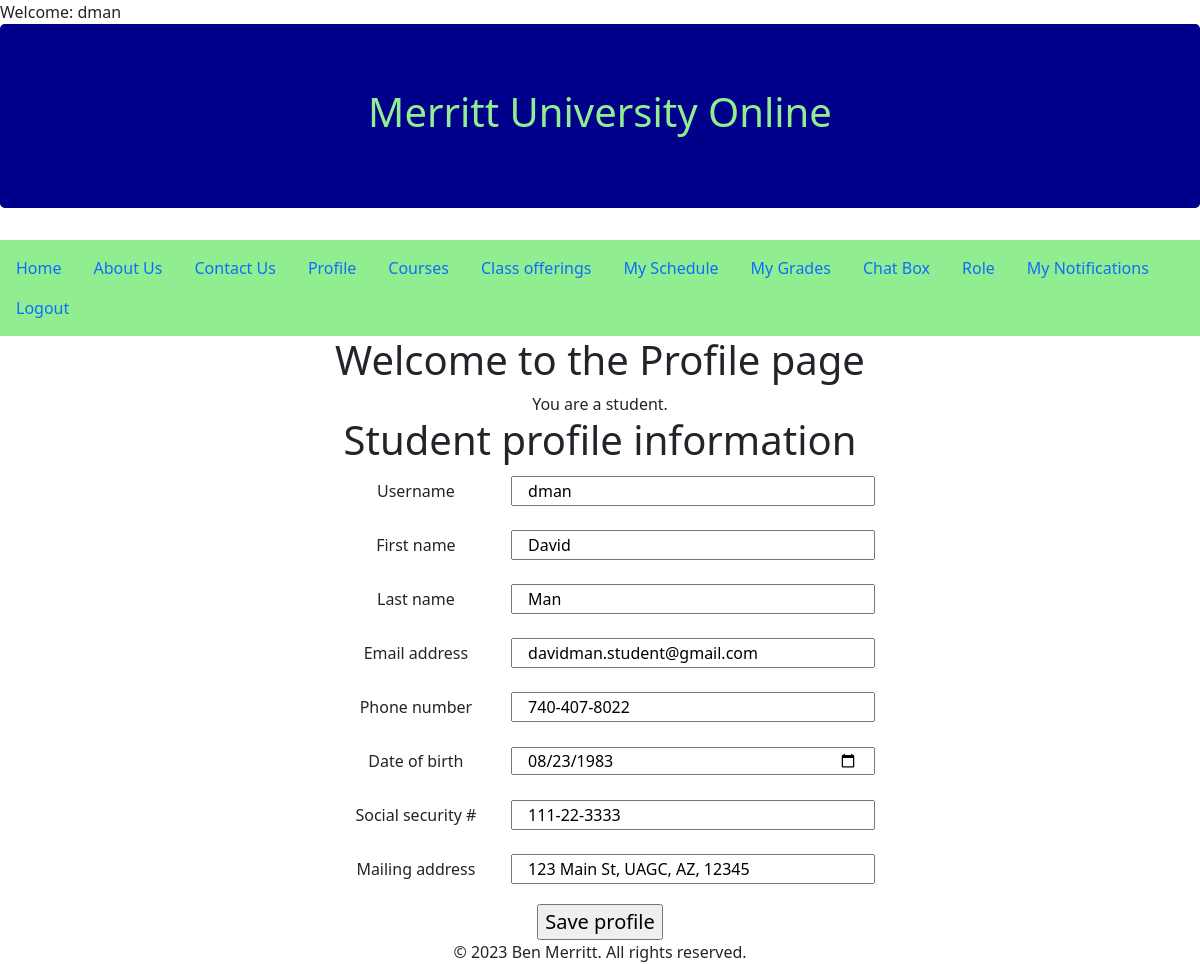
The app's page /profile.php (signed in) with its own data.
### tables this page shows
CREATE TABLE `students` (
  `user_id` int(11) NOT NULL,
  `student_id` varchar(20) NOT NULL,
  `password` varchar(45) NOT NULL,
  `role_id` int(11) NOT NULL,
  `email` varchar(45) NOT NULL DEFAULT 'firstlastname.student@uagc.edu',
  `phone` text NOT NULL DEFAULT '(208)222-3333',
  `first_name` varchar(45) NOT NULL,
  `last_name` varchar(45) NOT NULL,
  `dob` date NOT NULL DEFAULT '2010-01-01',
  `ssn` varchar(20) NOT NULL DEFAULT '111-22-1111',
  `admission_date` date NOT NULL DEFAULT current_timestamp(),
  `graduation_date` int(11) DEFAULT NULL,
  `mailing_address` varchar(500) NOT NULL DEFAULT '123 Main St, UAGC, AZ, 85142',
  `cumulative_gpa` double DEFAULT NULL
);

### profile_student.php (the view, shortened to what this page needs)
<!DOCTYPE html>
<html lang="en">
<head>
</head>
<body>
<div class="container text-center">
<h1>Student profile information</h1>
</div>
<c:url var="profile_student_url" value="/profile_student"/>
<?php
include 'db.php';
            ?>
		<?php
if ($stmt = $conn->prepare('SELECT * FROM students WHERE user_id = ?')) {
        $stmt->execute([$_SESSION['user_id']]);
        $profile_result = $stmt->get_result();
        if ($profile_result->num_rows > 0) {
            $profile = mysqli_fetch_assoc($profile_result);
            $my_username = $profile['student_id'];
            $my_email = $profile['email'];
            $my_phone = $profile['phone'];
            $my_dob  = $profile['dob'];
            $my_first_name = $profile['first_name'];
            $my_last_name = $profile['last_name'];
            $my_ssn = $profile['ssn'];
            $my_mailing_address = $profile['mailing_address'];
        }
else{echo 'No students found';}}
?>
<div class="container text-center">
<form class="padding-top" role="form" action="profile.php" method="post" modelAttribute="student">
        <div class="form-group">
            <label for="username" class="col-sm-2 col-form-label">Username</label>
            <input class=" col-md-4 col-form-input" name='username' type="username" value="<?php echo $my_username;?>" />
        </div>
        <div class="form-group">
            <label for="first_name" class="col-sm-2 col-form-label">First name</label>
            <input class=" col-md-4 col-form-input" name='first_name' type="text" value="<?php echo $my_first_name;?>" />
        </div>
        <div class="form-group">
            <label for="last_name" class="col-sm-2 col-form-label">Last name</label>
            <input class=" col-md-4 col-form-input" name='last_name' type="text" value="<?php echo $my_last_name;?>" />
        </div>
        <div class="form-group">
            <label for="email" class="col-sm-2 col-form-label">Email address</label>
            <input class=" col-md-4 col-form-input" name='email' type="email" value="<?php echo $my_email;?>" />
        </div>
        <div class="form-group">
            <label for="phone" class="col-sm-2 col-form-label">Phone number</label>
            <input class=" col-md-4 col-form-input" name='phone' type="phone" value="<?php echo $my_phone;?>" />
        </div>
        <div class="form-group">
            <label for="dob" class="col-sm-2 col-form-label">Date of birth</label>
            <input class=" col-md-4 col-form-input" name='dob' type="date" value="<?php echo $my_dob;?>" />
        </div>
        <div class="form-group">
            <label for="ssn" class="col-sm-2 col-form-label">Social security #</label>
            <input class=" col-md-4 col-form-input" name='ssn' type="text" value="<?php echo $my_ssn;?>" />
        </div>
        <div class="form-group">
            <label for="mailing_address" class="col-sm-2 col-form-label">Mailing address</label>
            <input class=" col-md-4 col-form-input" name='mailing_address' type="textarea" value="<?php echo $my_mailing_address;?>" />
        </div>
        <tr>
			<td colspan="2"><input type="submit" name='update_student' value="Save profile" style="font-size:20px"></td>
		</tr>
    </form>
	</div>
</body>
</html>

### records on screen
students: username "dman", first_name "David", last_name "Man", email "davidman.student@gmail.com", phone "740-407-8022", dob "08/23/1983", ssn "111-22-3333", mailing_address "123 Main St, UAGC, AZ, 12345"

### other values on screen
$_SESSION['username'] "dman"
